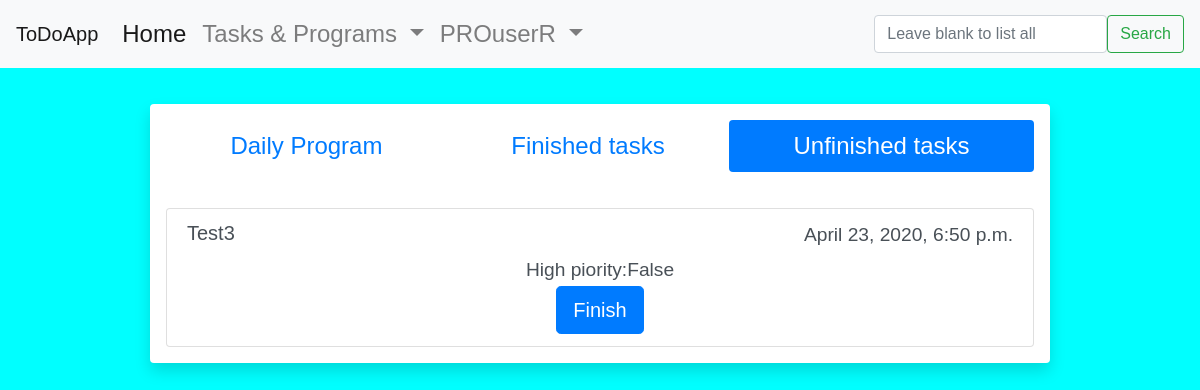
Screenshot of /unfinished_tasks/ (signed in) with the database file from the repository.
### ToDoList/models.py (models this page shows, shortened)
class Task(models.Model):
    title = models.CharField(max_length=200)
    note = models.TextField(default='None')
    finished = models.BooleanField(default=False)
    date_added = models.DateTimeField(auto_now_add=True)
    high_priority = models.BooleanField(default=False)
    daily = models.BooleanField(default=False)
    owner = models.ForeignKey(User, on_delete=models.CASCADE)

### ToDoList/views.py (the view)
# urls.py: path('unfinished_tasks/', views.unfinished_tasks, name='unfinished_tasks'),
@login_required
def unfinished_tasks(request):
    unfinished_tasks = Task.objects.filter(owner=request.user, finished=False, daily=False).order_by(
        "date_added"
    )
    if request.method == 'POST':
        task = Task.objects.get(id=request.POST.get("id"))
        task.delete()
        return redirect("ToDoList:unfinished_tasks")
    context = {"unfinished_tasks": unfinished_tasks}
    return render(request, "unfinished_tasks.html", context)

### ToDoList/templates/unfinished_tasks.html (shortened to what this page needs)
{% extends "base.html" %}
{% block content %}
<ul class="nav nav-pills nav-fill">
  <li class="nav-item">
    <a class="nav-link" href="{% url 'ToDoList:index' %}">Daily Program</a>
  </li>
  <li class="nav-item">
    <a class="nav-link" href="{% url 'ToDoList:finished_tasks' %}">Finished tasks</a>
  </li>
  <li class="nav-item">
    <a class="nav-link active" href="#">Unfinished tasks</a>
  </li>
</ul>
<br>
{% for unfinished_task in unfinished_tasks %}
<div class="list-group" data-toggle="tooltip" data-placement="bottom" title="Note:{{unfinished_task.note}}">
  <a href="{% url 'ToDoList:edit_task' unfinished_task.id %}" class="list-group-item list-group-item-action">
    <div class="d-flex w-100 justify-content-between">
      <h5 class="mb-1">{{unfinished_task.title}}</h5>
      <small>{{unfinished_task.date_added}}</small>
    </div>
    <small>High piority:{{unfinished_task.high_priority}}</small>
    <form action="{% url 'ToDoList:index' %}" method="POST">
      <button name="submit" class="btn btn-primary btn-lg" value="finished">Finish</button>
    </form>
  </a>
</div>
{% empty %}
<h1>No tasks have been added</h1>
<br>
{% endfor %}
{% endblock content %}

### ToDoList/templates/base.html (shortened to what this page needs)
{% load static %}
<!DOCTYPE html>
<html lang="en">
<head>
</head>
<body>
    <header>
        <nav class="navbar navbar-expand-lg navbar-light bg-light">
            <a class="navbar-brand">ToDoApp</a>
            <div class="collapse navbar-collapse" id="navbarSupportedContent">
                <ul class="navbar-nav mr-auto">
                    <li class="nav-item active">
                        <a class="nav-link" href="{% url 'ToDoList:index' %}">Home </a>
                    </li>
                    <li class="nav-item dropdown">
                        <a aria-expanded="false" aria-haspopup="true" class="nav-link dropdown-toggle"
                            data-toggle="dropdown" href="#" id="navbarDropdown" role="button">
                            Tasks & Programs
                        </a>
                    </li>
                    <li class="nav-item dropdown">
                        <a aria-expanded="false" aria-haspopup="true" class="nav-link dropdown-toggle"
                            data-toggle="dropdown" href="#" id="navbarDropdown" role="button">
                            {% if user.is_authenticated %}
                            {{user.username}}
                            {% else %}
                            Not logged yet
                            {% endif %}
                        </a>
                    </li>
                </ul>
                <form action="{% url 'ToDoList:search_results' %}" class="form-inline my-2 my-lg-0" method="POST">
                    <input aria-label="Search" class="form-control mr-sm-2" name="search"
                        placeholder="Leave blank to list all" type="search">
                    <button class="btn btn-outline-success my-2 my-sm-0" type="submit">Search</button>
                </form>
            </div>
        </nav>
    </header>
    <link href="https://stackpath.bootstrapcdn.com/bootstrap/4.4.1/css/bootstrap.min.css"
 rel="stylesheet">
    <link href="{% static '/css/base_style.css' %}" rel="stylesheet">
    <link href="https://cdnjs.cloudflare.com/ajax/libs/animate.css/3.7.2/animate.min.css" rel="stylesheet">
    <br>
    <div class="shadow p-3 mb-5 bg-white rounded" style="width: 75%; display: inline-block;">
        {% block content %}
        {% endblock content %}
    </div>
</body>
</html>

### static/css/base_style.css (style rules this page uses)
body { background-color: aqua !important; text-align: center; font-family: sans-serif; font-size: 150%; }

### rows the page displays
Task: title "Test3", date_added "April 23, 2020, 6:50 p.m.", high_priority "False"

### other values shown
{{ user.username }} "PROuserR"
